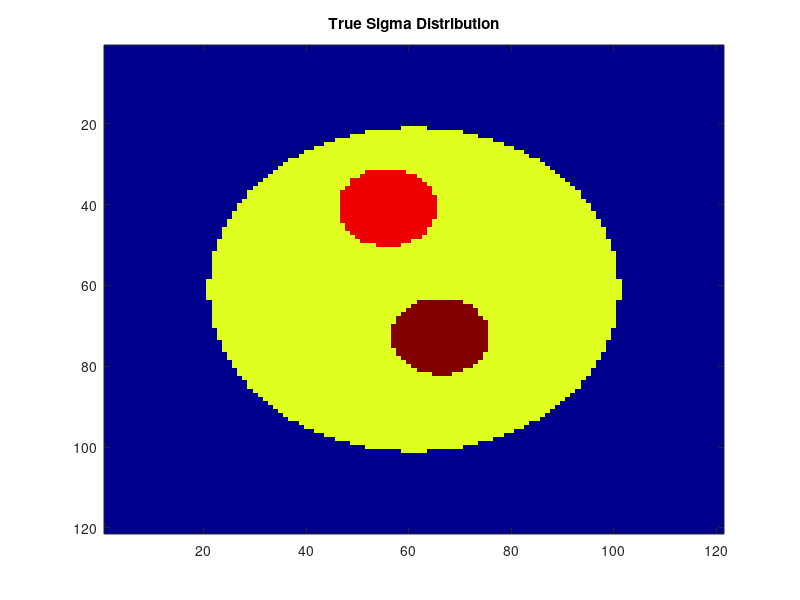

Here is the MATLAB script that generated this plot: (Note: this script raises an error after producing the figure.)
%% Bias-corrected standart and cr-MREPT -- 12.2025 -- v5
% Works for 7 different simulation phantoms
% Select a phantom, select the desired options and run. 
% 3D cylinder phantom is added.
% Scaling is fixed.
% Resolution phantom is added.
% Boundary condition is added.
clear all; close all;

%% Select phantom
% 1: Uniform 
% 2: 2 Anomalies
% 3: 4 Anomalies
% 4: Brain simulation
% 5: 3D Cylinder
%       5.1: Bottom Slice
%       5.2: Middle Slice
%       5.3: Top Slice
% 6: 3D Brain
% 7: Resolution 
opts.phantom = 2;

%% Other options
% Bias correction
% 0: No bias correction
% 1: Apply ias correction
opts.biasCorrection      = 1;      

% Plot options
% 0: None                           - No graphs are plotted
% 1: Reconstruction results only    - Only conductivity results are plotted
% 2: Results only                   - Obtained results are plotted
% 3: All                            - Sub-results are plotted
% 4: Debug                          - Everything is plotted
opts.plots               = 1;

% Noise 
opts.add_noise_to_data   = 0;
opts.noise_level         = 0.01;

% Diffusion Coefficient 
opts.diff_coef           = -0.01;

% Mesh size
opts.meshSize            = 0.0015;

% Boundary Condition
opts.boundaryCondition      = 0;
opts.boundaryConditionValue = 0.5;

%% Definitions
constants.mu0     = 4e-7*pi;
constants.f0      = 127e6;
constants.w0      = 2*pi*constants.f0;
constants.eps0    = 8.854e-12;
constants.scl     = 1;

%% Load data and set-up
if(opts.phantom == 1)
    load('sigma_uniform.mat');
    load('B1p_complex_water_bc.mat');
    load('ROI_121_0.15_v2.mat');
    
elseif(opts.phantom == 2)
    load('sigma_2anomalies.mat');
    load('B1p_complex_birdcage_v3.mat');
    load('ROI_121_0.15_v2.mat');
    
elseif(opts.phantom == 3)
    load('sigma_4anomalies.mat');
    load('B1p_complex_birdcage_4nomalies_v1.mat')
    load('ROI_121_0.15_v2.mat')
    
elseif(opts.phantom == 4)
    load('sigma_head_transposed.mat');
    load('head4_sim_b1p.mat')
    load('ROI_161_0.15_v2.mat');
    data.mesh.complex.ch1 = (data.mesh.complex.ch1);
    constants.scl = 0.95;

elseif(opts.phantom == 5.1)
    load('cyl3D_sliceBot_v1.mat');
    load('cyl3D_sigma_slice_V1.mat')
    load('ROI_2D_51x51x51_1mm.mat');

elseif(opts.phantom == 5.2)
    load('cyl3D_slice_v1.mat');
    load('cyl3D_sigma_slice_V1.mat')
    load('ROI_2D_51x51x51_1mm.mat');

elseif(opts.phantom == 5.3)
    load('cyl3D_sliceUp_v1.mat');
    load('cyl3D_sigma_slice_V1.mat')
    load('ROI_2D_51x51x51_1mm.mat');

elseif(opts.phantom == 6)
    load('data_slice.mat');
    load('sigma_slice.mat')
    load('ROI_xy.mat');
    sigma_true = (slice.xy);
    data.mesh.complex.ch1 = transpose(data_slice.xy);
    constants.scl = 0.95;

elseif(opts.phantom == 7)
    load('resolution_Sim_v1.mat');
    load('sigma_resolutionSim.mat')
    load('ROI_131_0.1_v1.mat');
    % data.mesh.complex.ch1 = transpose(data.mesh.complex.ch1);
    % sigma_true = (slice.xz);
    % data.mesh.complex.ch1 = transpose(data_slice.xz);
    % ROI.yLin = ROI.zLin;
    % ROI.yMesh = ROI.zMesh;
end

if(opts.plots)
    figure
    imagesc(flip(sigma_true))
    title('True Sigma Distribution')
    colormap jet; clim([0 1]);
end

%% EM Simulation for B1+ magnitude
% Find outer boundary
boundary.B = bwboundaries(sigma_true);
boundary.ind = cell2mat(boundary.B(1,:));
boundary.boundary = zeros(size(sigma_true));
for i = 1:length(boundary.ind)
    boundary.boundary(boundary.ind(i,1),boundary.ind(i,2)) = 1;
end
if(opts.plots > 1)
    figure
    imagesc(boundary.boundary)
    title('Outer Object Boundary')
end

% Set-up EM simulation
EMmodel.model = createpde("electromagnetic","harmonic");
EMmodel.model.FieldType = "magnetic";
EMmodel.SQ = [3,4,-1,-1,1,1,-1,1,1,-1]';
boundary.indHold = boundary.ind; boundary.ind(end,:) = [];
boundary.aa = boundary.ind*ROI.dx - max(ROI.xLin)-ROI.dx;

EMmodel.P1 = [2,length(boundary.ind),boundary.aa(:)']'; 
EMmodel.mask = [2,length(boundary.ind),0.9*boundary.aa(:)']'; 
EMmodel.SQ = [EMmodel.SQ;zeros(length(EMmodel.P1) - length(EMmodel.SQ),1)];

EMmodel.gm = [EMmodel.SQ,EMmodel.P1]; 
EMmodel.g = decsg(EMmodel.gm);
EMmodel.gg = geometryFromEdges(EMmodel.model,EMmodel.g);

EMmodel.EdgeID_all = faceEdges(EMmodel.gg,1);
EMmodel.EdgeID_object = faceEdges(EMmodel.gg,2);
EMmodel.outer_edge = setdiff(EMmodel.EdgeID_all,EMmodel.EdgeID_object); 

if(opts.plots > 2)
    figure
    pdegplot(EMmodel.model,"FaceLabels","on")
end

EMmodel.model.VacuumPermittivity = constants.mu0;
EMmodel.model.VacuumPermeability = constants.eps0;

electromagneticProperties(EMmodel.model,"Face",1, ...
                                    "RelativePermittivity",1, ...
                                    "RelativePermeability",1, ...
                                    "Conductivity",0);
electromagneticProperties(EMmodel.model,"Face",2, ...
                                    "RelativePermittivity",60, ...
                                    "RelativePermeability",1, ...
                                    "Conductivity",0.5);

EMmodel.H       = @(location,state) [-1;-1i]*1; 
EMmodel.BC      =    electromagneticBC(EMmodel.model,"Edge",EMmodel.outer_edge,"MagneticField",EMmodel.H);
EMmodel.mesh    = generateMesh(EMmodel.model,"Hmax",0.005);
EMmodel.result  = solve(EMmodel.model,"Frequency",constants.w0);

EMmodel.Hp = (EMmodel.result.MagneticField.Hx + 1i*EMmodel.result.MagneticField.Hy)/2;
EMmodel.Hm = conj(EMmodel.result.MagneticField.Hx - 1i*EMmodel.result.MagneticField.Hy)/2;

EMmodel.ROI_sim.ind = abs(EMmodel.model.Mesh.Nodes(1,:))<1.1*max(ROI.xLin) & abs(EMmodel.model.Mesh.Nodes(2,:))<1.1*max(ROI.yLin);
EMmodel.ROI_sim.x   = EMmodel.model.Mesh.Nodes(1,EMmodel.ROI_sim.ind);
EMmodel.ROI_sim.y   = EMmodel.model.Mesh.Nodes(2,EMmodel.ROI_sim.ind);
EMmodel.Hp_cut = EMmodel.Hp(EMmodel.ROI_sim.ind);
EMmodel.Hm_cut = EMmodel.Hm(EMmodel.ROI_sim.ind);

results.Hp_cart = reshape(griddata(EMmodel.ROI_sim.x,EMmodel.ROI_sim.y,EMmodel.Hp_cut,ROI.xLin,ROI.yLin),size(sigma_true,1),size(sigma_true,2));
results.Hm_cart = reshape(griddata(EMmodel.ROI_sim.x,EMmodel.ROI_sim.y,EMmodel.Hm_cut,ROI.xLin,ROI.yLin),size(sigma_true,1),size(sigma_true,2));

if(opts.plots == 4)
    figure
    pdegplot(EMmodel.model,"FaceLabels","on");
    hold on;
    pdeplot(EMmodel.model,"XYData",abs(EMmodel.Hp));
    title('B1+ Magnitude - all')
end

if(opts.plots > 1)
    figure
    imagesc(abs(results.Hp_cart))
    title('B1+ Magnitude - center')
end
%% Create masked ROI and mesh
% Uses outer object boundary automatically

[ROI.masked.ps, ROI.masked.es, ROI.masked.ts]=initmesh(decsg(EMmodel.mask),'hmax',opts.meshSize);
ROI.masked.x = ROI.masked.ps(1,:)*constants.scl;
ROI.masked.y = ROI.masked.ps(2,:)*constants.scl;
ROI.masked.z = zeros(size(ROI.masked.x));
ROI.masked.faces = ROI.masked.ts(1:3,:);

ROI.masked.pp = [ROI.masked.x; ROI.masked.y];

ROI.masked.edgeNodes = unique(ROI.masked.es(1:2,:))';
ROI.masked.innerNodes = ones(size(ROI.masked.x));
ROI.masked.innerNodes(ROI.masked.edgeNodes) = 0;
ROI.masked.innerNodes = find(ROI.masked.innerNodes);
ROI.masked.pp = [ROI.masked.x; ROI.masked.y];
ROI.masked.tt = [ROI.masked.faces;ones(1,size(ROI.masked.faces,2))];

%% Create masked ROI and mesh
% Define ROI manually

% % rcn=12;rows3=zeros(1,rcn)';cols3=rows3;
% % radius=0.055;
% % for i=1:rcn
% %     rows3(i)=radius*cos(pi/6*i);
% %     cols3(i)=radius*sin(pi/6*i);
% % end
% % mask    = poly2mask((cols3+0.09)/0.0015+1,(rows3+0.09)/0.0015+1,121,121);
% % p1  = [2; length(rows3); rows3; cols3];
% 
% cols3 =     transpose([0 -0.0337 -0.0604 -0.0698 -0.0442 -0.0153  ...
%             0  0.0153  0.0442  0.0698  0.0604  0.0337 ]);
% rows3 =    -1* transpose([0.0760  0.0760  0.0465  0.0113 -0.0739 -0.0887 ...
%             -0.0866 -0.0887 -0.0739  0.0113  0.0465  0.0760 ]);
% mesh_size=0.0015;
% p1  = [2; length(rows3);  cols3; rows3]; %%% This line here
% 
% [ROI.ps, ROI.es, ROI.ts]=initmesh(decsg(p1),'hmax',opts.meshSize);
% 
% ROI.masked.x = ROI.ps(1,:);
% ROI.masked.y = ROI.ps(2,:);
% ROI.masked.z = zeros(size(ROI.masked.x));
% ROI.masked.faces = ROI.ts(1:3,:);
% 
% ROI.pp = [ROI.masked.x; ROI.masked.y];
% 
% ROI.masked.edgeNodes = unique(ROI.es(1:2,:))';
% ROI.innerNodes = ones(size(ROI.masked.x));
% ROI.innerNodes(ROI.masked.edgeNodes) = 0;
% ROI.masked.innerNodes = find(ROI.innerNodes);
% ROI.masked.pp = [ROI.masked.x; ROI.masked.y];
% ROI.masked.tt = [ROI.masked.faces;ones(1,size(ROI.masked.faces,2))];

%% Start Reconstruction
tic
recon.ang = (angle(data.mesh.complex.ch1));
recon.abs = (abs(results.Hp_cart));
% load('cube2D_v3.mat')
% recon.abs = (abs(data.mesh.complex.ch1));

if(opts.plots == 4)
    figure
    imagesc(recon.ang)
    title('Phase data')
end

% Add noise
if opts.add_noise_to_data==1
    recon.stdnoise = opts.noise_level;
    recon.HpCnoise = recon.stdnoise * (rand(size(recon.ang)) - 0.5);
    recon.ang = recon.ang + recon.HpCnoise;
end

% Gaussian filter % How to pick this automatically?
% recon.h2 = fspecial('gaussian',3,0.5); 
recon.h2 = fspecial('gaussian',5,2);
% recon.h2 = fspecial('gaussian',[7 7],5); 

recon.ang_filtered = filter2(recon.h2,recon.ang);
recon.abs_filtered = filter2(recon.h2,recon.abs);
recon.abs_log      = log(recon.abs_filtered);

if(opts.plots == 4)
    figure
    imagesc(recon.ang_filtered)
    title('Filtered phase data')
end

[recon.dx, recon.dy] = gradient(recon.ang_filtered,ROI.dx,ROI.dy);
recon.lap =  4*del2(recon.ang_filtered,ROI.dx,ROI.dy);

if(opts.plots == 4)
    figure
    imagesc(recon.lap)
    title('Laplacian of phase data')
end


recon.trimesh.phase.lap    = griddata(ROI.xLin,ROI.yLin,recon.lap(:),ROI.masked.x,ROI.masked.y,'linear');
recon.trimesh.PhaseLapFace = mean(recon.trimesh.phase.lap(ROI.masked.faces),1);%

recon.trimesh.phase.phase   = griddata(ROI.xLin,ROI.yLin,recon.ang(:),ROI.masked.x,ROI.masked.y,'linear');
recon.trimesh.phase.dx      = griddata(ROI.xLin,ROI.yLin,recon.dx(:),ROI.masked.x,ROI.masked.y,'linear');
recon.trimesh.phase.dy      = griddata(ROI.xLin,ROI.yLin,recon.dy(:),ROI.masked.x,ROI.masked.y,'linear');
recon.trimesh.PhasedxFace   = mean(recon.trimesh.phase.dx(ROI.masked.faces),1);
recon.trimesh.PhasedyFace   = mean(recon.trimesh.phase.dy(ROI.masked.faces),1);

if(opts.plots == 4)
    figure
    pdesurf(ROI.masked.pp,ROI.masked.tt,recon.trimesh.phase.phase');
    colormap jet;
    title('Phase data in triangular mesh')
    
    figure
    pdesurf(ROI.masked.pp,ROI.masked.tt,recon.trimesh.phase.dx');
    colormap jet;
    title('x-derivative of phase data in triangular mesh')

    figure
    pdesurf(ROI.masked.pp,ROI.masked.tt,recon.trimesh.phase.dy');
    colormap jet;
    title('y-derivative of phase data in triangular mesh')

    figure
    pdesurf(ROI.masked.pp,ROI.masked.tt,recon.trimesh.phase.lap');
    colormap jet;
    title('Laplacian of phase data in triangular mesh')
end

[recon.complexMagnitude.dx, recon.complexMagnitude.dy] = gradient(recon.abs_log,ROI.dx,ROI.dy);
recon.trimesh.Magnitude.dx     = griddata(ROI.xLin,ROI.yLin,recon.complexMagnitude.dx(:),ROI.masked.x,ROI.masked.y,'linear');
recon.trimesh.Magnitude.dy     = griddata(ROI.xLin,ROI.yLin,recon.complexMagnitude.dy(:),ROI.masked.x,ROI.masked.y,'linear');
recon.trimesh.MagnitudedxFace = mean(recon.trimesh.Magnitude.dx(ROI.masked.faces),1);
recon.trimesh.MagnitudedyFace = mean(recon.trimesh.Magnitude.dy(ROI.masked.faces),1);

recon.absFace = mean(recon.abs_filtered(ROI.masked.faces),1);

recon.mag_term = 2 * (recon.trimesh.MagnitudedxFace .* recon.trimesh.PhasedxFace + recon.trimesh.MagnitudedyFace .* recon.trimesh.PhasedyFace);
recon.mag_term_nodes = 2 * (recon.trimesh.Magnitude.dx .* recon.trimesh.phase.dx + recon.trimesh.Magnitude.dy .* recon.trimesh.phase.dy);

if(opts.plots == 4)
    figure
    imagesc(recon.abs_log);
    colormap jet;
    title('Magnitude data in cartesian mesh')
    
    figure
    pdesurf(ROI.masked.pp,ROI.masked.tt,recon.trimesh.Magnitude.dx');
    colormap jet;
    title('x-derivative of magnitude data in triangular mesh')

    figure
    pdesurf(ROI.masked.pp,ROI.masked.tt,recon.trimesh.Magnitude.dy');
    colormap jet;
    title('y-derivative of magnitude data in triangular mesh')
end

if(opts.plots > 2)
    figure
    pdesurf(ROI.masked.pp,ROI.masked.tt,recon.mag_term);colormap jet;
    title('Magnitude term for bias correction')
end

% Standart
if opts.biasCorrection
    recon.cond.std  = (recon.trimesh.phase.lap + recon.mag_term_nodes)/constants.w0/constants.mu0;
else
    recon.cond.std  = recon.trimesh.phase.lap/constants.w0/constants.mu0;
end

% crMREPT
if opts.biasCorrection
[recon.A,recon.Dt2n] = form_full_matrix_trimesh_with_new_diffusion_matrix...
            (ROI.masked.pp,ROI.masked.tt,recon.trimesh.phase.phase,(recon.trimesh.PhasedxFace),(recon.trimesh.PhasedyFace),recon.trimesh.PhaseLapFace + recon.mag_term,opts.diff_coef,1);
else
[recon.A,recon.Dt2n] = form_full_matrix_trimesh_with_new_diffusion_matrix...
            (ROI.masked.pp,ROI.masked.tt,recon.trimesh.phase.phase,(recon.trimesh.PhasedxFace),(recon.trimesh.PhasedyFace),recon.trimesh.PhaseLapFace,opts.diff_coef,1);
end

recon.b         = constants.w0 * constants.mu0 * ones(1,length(ROI.masked.faces));
recon.b         = recon.b.';
recon.sol       = recon.A\recon.b;
recon.cond.cr    = 1./ recon.sol;

% BC
if(opts.boundaryCondition)
local.b         = constants.w0 * constants.mu0 * ones(1,length(ROI.masked.faces));
local.b         = local.b.';
% nnn=1:length(ROI_local.ind.all); nnn(ROI_local.outernodes)=-1; 
% midnodes = nnn(nnn>0);
Apn1 = recon.A(:,ROI.masked.innerNodes); 

bc_out = 1/opts.boundaryConditionValue;
bpn1 = local.b - recon.A(:,ROI.masked.edgeNodes)*bc_out*ones(length(ROI.masked.edgeNodes),1);
rrr=Apn1\bpn1;
sol=zeros(length(ROI.masked.x),1);
sol(ROI.masked.edgeNodes) = bc_out;
sol(ROI.masked.innerNodes) = rrr;

local.cond.crBC = 1./sol;
end
toc

%%
if(opts.plots)
    figure
    pdesurfk(ROI.masked.pp,ROI.masked.tt,recon.cond.std');colormap jet;
    colormap jet; clim([0 1]);%zlim([0 1]);%ylim([min(ROI.masked.y) max(ROI.masked.y)]);xlim([min(ROI.masked.x) max(ROI.masked.x)]);
    title('Standart MREPT')

    figure
    pdesurfk([ROI.masked.x; ROI.masked.y],ROI.masked.tt,recon.cond.cr+0.06);colormap jet;
    colormap jet; clim([0 1]);%zlim([0 1]);%%ylim([min(ROI.masked.y) max(ROI.masked.y)]);xlim([min(ROI.masked.x) max(ROI.masked.x)]);
    title('cr-MREPT')

    if(opts.boundaryCondition)
    figure
    pdesurfk([ROI.masked.x; ROI.masked.y],ROI.masked.tt,local.cond.crBC);colormap jet;
    colormap jet; clim([0 1]);%zlim([0 1]);%%ylim([min(ROI.masked.y) max(ROI.masked.y)]);xlim([min(ROI.masked.x) max(ROI.masked.x)]);
    title('cr-MREPT - with BC')
    end
end